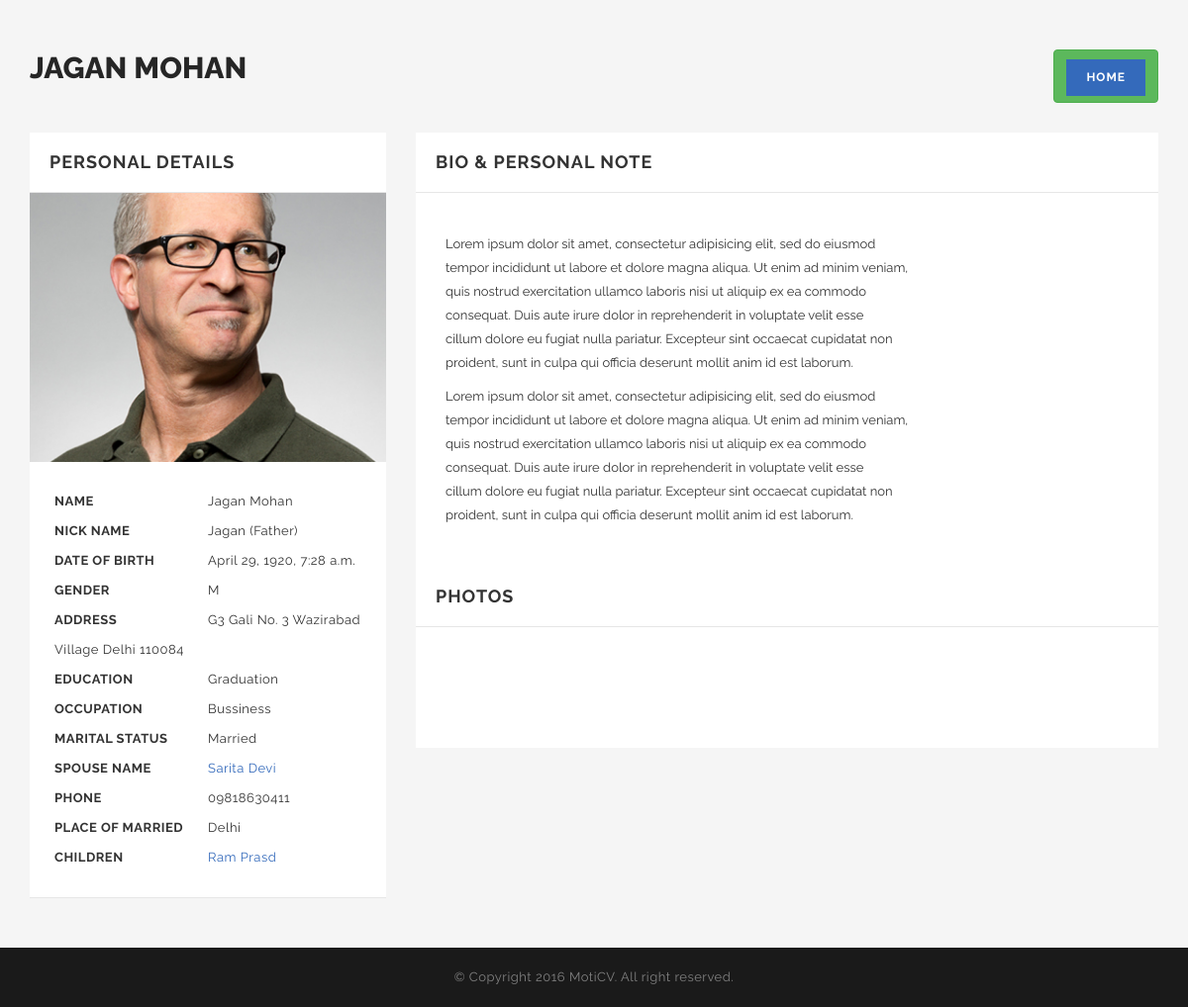
/p/2, run on the app's committed database.
### website/models.py (models this page shows, shortened)
class PersonProfile(models.Model):
	created_by = models.ForeignKey(User, on_delete=models.CASCADE)
	name = models.CharField(blank=False, max_length=255)
	nickname = models.CharField(blank=True, max_length=255)
	mobile = models.CharField(blank=True, max_length=20)
	photo = models.ImageField(upload_to='profile_pic', blank=True)
	fathers_name = models.ForeignKey('self', blank=True, null=True, on_delete=models.SET_NULL, related_name='father_name')
	mothers_name = models.ForeignKey('self', blank=True, null=True, on_delete=models.SET_NULL, related_name='mother_name')
	dob = models.DateTimeField(auto_now_add=False, blank=True)
	sex = models.CharField(blank=True, max_length=1, choices=[('M', 'Male'), ('F', 'Female')], default='M')
	education = models.TextField(blank=True)
	occupation = models.TextField(blank=True)
	address = models.TextField(blank=True)
	marital_status = models.CharField(blank=True, max_length=50, choices=[('Married', 'Married'), ('Un-Married', 'Un-Married')], default='Un-Married')
	spouse_name = models.ForeignKey('self', blank=True, null=True, on_delete=models.SET_NULL, related_name='sp_name')
	place_of_married = models.TextField(blank=True)
	general_note = HTMLField(blank=True)
	bio = HTMLField(blank=True)
	email = models.EmailField(blank=True)

### website/views.py (the view)
# urls.py: path('p/<pid>', views.prifile, name='profile'),
def prifile(request, pid):
	context = {'pid': pid}
	person = list(PersonProfile.objects.filter(id=pid).values())[0]
	try:
		context['fathers_name'] = list(PersonProfile.objects.filter(id=person['fathers_name_id']).values())[0]['name']
	except Exception as e:
		pass
	try:
		context['mothers_name'] = list(PersonProfile.objects.filter(id=person['mothers_name_id']).values())[0]['name']
	except Exception as e:
		pass
	try:
		context['spouse_name'] = list(PersonProfile.objects.filter(id=person['spouse_name_id']).values())[0]['name']
	except Exception as e:
		pass
	try:
		children = list(PersonChildren.objects.filter(parent__id=person['id']).values())
		c = []
		for child in children:
			name = list(PersonProfile.objects.filter(id=child['child_id']).values())[0]['name']
			child_id = child['child_id']
			c.append({'id': child_id, 'name': name})
		context['children'] = c
	except Exception as e:
		pass
	try:
		context['pics'] = list(PersonPhotos.objects.filter(person__id=person['id']).values('pic'))
	except Exception as e:
		pass
	context['person'] = person
	return render(request, 'website/profile.html', context)

### templates/website/profile.html (shortened to what this page needs)
<!doctype html>
<html class="no-js" lang="en">
<head>
{% load static %}
<link rel="stylesheet" href="{% static 'website/css/ionicons.min.css' %}">
<link rel="stylesheet" href="{% static 'website/css/bootstrap/bootstrap.min.css' %}">
<link rel="stylesheet" href="{% static 'website/css/font-awesome.min.css' %}">
<link rel="stylesheet" href="{% static 'website/css/main.css' %}">
<link rel="stylesheet" href="{% static 'website/css/style.css' %}">
<link rel="stylesheet" href="{% static 'website/css/responsive.css' %}">
</head>
<body>
<div id="wrap">
  <main class="cd-main-content">
    <div id="content">
      <div class="resume">
        <div class="container">
          <div class="top-head">
            <div class="row">
              <div class="col-sm-6">
                <h4>{{person.name}}</h4>
              </div>
              <div class="col-sm-6"> <span style="float: right;" class="btn btn-success"><a href="/">Home</a></span></div>
            </div>
          </div>
          <div class="row">
            <div class="col-md-4">
              <div class="side-bar">
                <h5 class="tittle">Personal Details</h5>
                <img src="/media/{{person.photo}}" class="img-responsive" alt="">
                <ul class="personal-info">
                  <li>
                    <p> <span> Name</span> {{person.name}} </p>
                  </li>
                  {% if person.nickname %}
                  <li>
                    <p> <span> Nick Name</span> {{person.nickname}} </p>
                  </li>
                  {% endif %}
                  {% if person.dob %}
                  <li>
                    <p> <span> Date of Birth</span> {{person.dob}} </p>
                  </li>
                  {% endif %}
                  <li>
                    <p> <span> Gender</span> {{person.sex}} </p>
                  </li>
                  {% if person.address %}
                  <li>
                    <p> <span> Address</span> {{person.address}} </p>
                  </li>
                  {% endif %}
                  {% if person.education %}
                  <li>
                    <p> <span> Education </span> {{person.education}} </p>
                  </li>
                  {% endif %}
                  {% if person.occupation %}
                  <li>
                    <p> <span> Occupation</span> {{person.occupation}} </p>
                  </li>
                  {% endif %}
                  {% if person.marital_status %}
                  <li>
                    <p> <span> Marital Status</span> {{person.marital_status}} </p>
                  </li>
                  {% endif %}
                  {% if spouse_name %}
                  <li>
                    <p> <span> Spouse Name</span> <a href="/p/{{person.spouse_name_id}}">  {{spouse_name}} </a> </p>
                  </li>
                  {% endif %}
                  {% if person.mobile %}
                  <li>
                    <p> <span> Phone</span> {{person.mobile}} </p>
                  </li>
                  {% endif %}
                  {% if person.place_of_married %}
                  <li>
                    <p> <span> Place of Married </span> {{person.place_of_married}} </p>
                  </li>
                  {% endif %}
                  {% if children|length > 0 %}
                  <li>
                    <p> <span> Children</span>
                      {% for child in children %}
                        <a href="/p/{{child.id}}"> {{child.name}} </a>
                      {% endfor %}
                    </p>
                  </li>
                  {% endif %}
                </ul>
              </div>
            </div>
            <div class="col-md-8">
              <div class="tab-content">
                <div role="tabpanel" class="tab-pane fade in active" id="resume">
                  <div class="inside-sec">
                    <h5 class="tittle">Bio & Personal Note</h5>
                    <div class="bio-info padding-30">
                      <p>{{person.bio | safe}}</p>
                      <p>{{person.general_note | safe}}</p>
                    </div>
                    <h5 class="tittle">Photos</h5>
                    <section class="portfolio padding-top-50 padding-bottom-50">
                    </section>
                  </div>
                </div>
              </div>
            </div>
          </div>
        </div>
      </div>
    </div>
  </main>
  <footer class="footer">
    <div class="rights">
      <p>© Copyright 2016 MotiCV. All right reserved.</p>
    </div>
  </footer>
</div>
</body>
</html>

### static/website/css/style.css (style rules this page uses)
* { margin: 0px; padding: 0px; }
body { background: #FFF; font-weight: normal; position: relative; font-size: 14px; font-family: 'Raleway', sans-serif; }
#wrap { position: relative; width: 100%; overflow: hidden; }
h1, h2, h3, h4, h5, h6 { color: #262626; font-weight: bold; text-transform: uppercase; font-family: 'Raleway', sans-serif; }
h4 { font-size: 30px; }
h5 { font-size: 18px; padding: 20px 0; margin: 0px; color: #333333; letter-spacing: 1px; }
p { color: #333333; font-size: 13px; line-height: 20px; letter-spacing: 0.5px; text-rendering: optimizeLegibility; }
a { -webkit-transition: all 0.4s ease-in-out; -moz-transition: all 0.4s ease-in-out; -o-transition: all 0.4s ease-in-out; -ms-transition: all 0.4s ease-in-out; transition: all 0.4s ease-in-out; text-decoration: none !important; }
img { -webkit-transition: 0.4s ease-in-out; -moz-transition: 0.4s ease-in-out; -ms-transition: 0.4s ease-in-out; -o-transition: 0.4s ease-in-out; transition: 0.4s ease-in-out; display: inline-block !important; }
ul { margin-bottom: 0px; }
li { list-style: none; }
a { text-decoration: none; color: #141414; }
section { position: relative; width: 100%; background: #fff; }
.resume { background: #f5f5f5; padding: 100px 0; }
h5.tittle { font-size: 18px; padding: 20px; margin: 0px; color: #333333; letter-spacing: 1px; border-bottom: 1px solid #e6e6e6; }
.top-head { margin-bottom: 30px; }
.top-head h4 { text-transform: uppercase; font-weight: 800; margin-right: 20px; float: left; margin: 0px; line-height: 38px; margin-right: 30px; display: inline-block; }
.top-head a { letter-spacing: 1px; background: #346abb; color: #fff; padding: 10px 20px; text-transform: uppercase; font-weight: bold; font-size: 12px; margin-top: 3px; display: inline-block; }
.side-bar { background: #fff; }
.side-bar .personal-info { padding: 25px; border-bottom: 1px solid #e6e6e6; }
.side-bar .personal-info li span { width: 50%; float: left; text-transform: uppercase; font-weight: bold; }
.side-bar .personal-info li p { margin: 0px; line-height: 30px; }
.side-bar .personal-info li a { color: #346abb; }
.inside-sec { width: 100%; display: inline-block; background: #fff; }
.bio-info p { line-height: 24px; letter-spacing: 0px; }
.rights { background: #1a1a1a; padding: 20px 0; text-align: center; }
.rights p { margin: 0px; color: #808080; }
.portfolio { padding: 20px; display: inline-block; width: 100%; }
article, aside, details, figcaption, figure, footer, header, hgroup, menu, nav, section, main { display: block; }
body { line-height: 1; }
ol, ul { list-style: none; }
.cd-main-content { min-height: 100%; position: relative; z-index: 2; -webkit-transform: translateZ(0); -webkit-backface-visibility: hidden; -webkit-transition-property: -webkit-transform; -moz-transition-property: -moz-transform; transition-property: transform; -webkit-transition-duration: 0.4s; -moz-transition-duration: 0.4s; transition-duration: 0.4s; }
#content:before { opacity: 0; position: absolute; height: 100%; width: 100%; left: 0px; right: 320px; margin-right: 320px; top: 0px; content: ""; display: none; background: rgba(0,0,0,0.5); z-index: 1; -webkit-transition: all 0.4s ease-in-out; -moz-transition: all 0.4s ease-in-out; -o-transition: all 0.4s ease-in-out; -ms-transition: all 0.4s ease-in-out; transition: all 0.4s ease-in-out; }
#content:before { z-index: 10 !important; }
img { max-width: 100%; height: auto; }
.inside-sec { padding-bottom: 20px; }
.tab-content { margin-bottom: 20px; }
.resume { padding: 50px 0; }

### data on the page
PersonProfile: name "JAGAN MOHAN", photo (placeholder picture), name "Jagan Mohan", nickname "Jagan (Father)", dob "April 29, 1920, 7:28 a.m.", sex "M", address "G3 Gali No. 3 Wazirabad Village Delhi 110084", education "Graduation", occupation "Bussiness", marital_status "Married", mobile "09818630411", place_of_married "Delhi", bio "Lorem ipsum dolor sit amet, consectetur adipisicing elit, sed do eiusmod tempor incididunt ut labore et dolore magna aliqua. Ut enim ad minim veniam, quis nostrud exercitation ullamco laboris nisi ut aliquip ex ea commodo consequat. Duis aute irure dolor in reprehenderit in voluptate velit esse cillum dolore eu fugiat nulla pariatur. Excepteur sint occaecat cupidatat non proident, sunt in culpa qui officia deserunt mollit anim id est laborum.", general_note "Lorem ipsum dolor sit amet, consectetur adipisicing elit, sed do eiusmod tempor incididunt ut labore et dolore magna aliqua. Ut enim ad minim veniam, quis nostrud exercitation ullamco laboris nisi ut aliquip ex ea commodo consequat. Duis aute irure dolor in reprehenderit in voluptate velit esse cillum dolore eu fugiat nulla pariatur. Excepteur sint occaecat cupidatat non proident, sunt in culpa qui officia deserunt mollit anim id est laborum."
PersonProfile: name "Sarita Devi"
PersonProfile: name "Ram Prasd"
